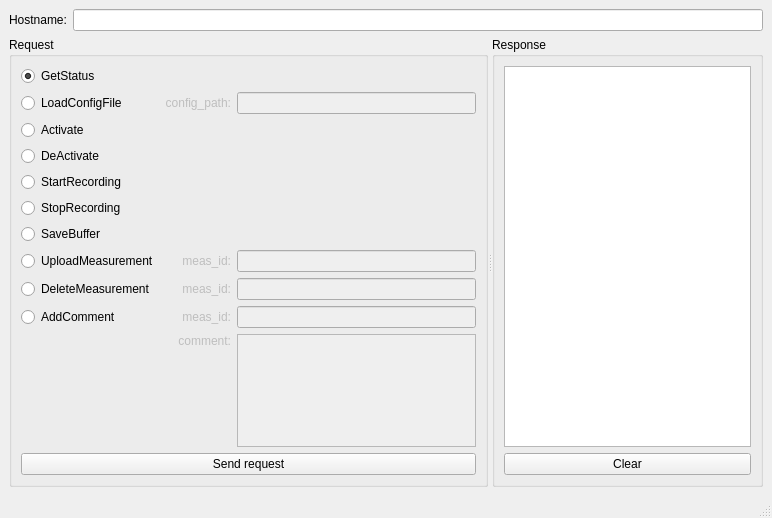
<?xml version="1.0" encoding="UTF-8"?>
<ui version="4.0">
 <class>RecServerServiceGui</class>
 <widget class="QMainWindow" name="RecServerServiceGui">
  <property name="geometry">
   <rect>
    <x>0</x>
    <y>0</y>
    <width>772</width>
    <height>518</height>
   </rect>
  </property>
  <property name="sizePolicy">
   <sizepolicy hsizetype="Preferred" vsizetype="Preferred">
    <horstretch>0</horstretch>
    <verstretch>0</verstretch>
   </sizepolicy>
  </property>
  <property name="windowIcon">
   <iconset>
    <normaloff>:/ecalplay/APP_ICON</normaloff>:/ecalplay/APP_ICON</iconset>
  </property>
  <property name="dockNestingEnabled">
   <bool>true</bool>
  </property>
  <widget class="QWidget" name="centralwidget">
   <layout class="QVBoxLayout" name="verticalLayout">
    <item>
     <layout class="QHBoxLayout" name="horizontalLayout">
      <item>
       <widget class="QLabel" name="label_2">
        <property name="text">
         <string>Hostname:</string>
        </property>
       </widget>
      </item>
      <item>
       <widget class="QLineEdit" name="hostname_lineedit"/>
      </item>
     </layout>
    </item>
    <item>
     <widget class="QSplitter" name="splitter">
      <property name="orientation">
       <enum>Qt::Horizontal</enum>
      </property>
      <widget class="QGroupBox" name="groupBox">
       <property name="title">
        <string>Request</string>
       </property>
       <layout class="QGridLayout" name="gridLayout">
        <item row="1" column="1">
         <widget class="QLabel" name="label">
          <property name="enabled">
           <bool>false</bool>
          </property>
          <property name="text">
           <string>config_path:</string>
          </property>
          <property name="alignment">
           <set>Qt::AlignRight|Qt::AlignTrailing|Qt::AlignVCenter</set>
          </property>
         </widget>
        </item>
        <item row="4" column="0">
         <widget class="QRadioButton" name="request_start_recording_radiobutton">
          <property name="text">
           <string>StartRecording</string>
          </property>
         </widget>
        </item>
        <item row="8" column="0">
         <widget class="QRadioButton" name="request_delete_measurement_radiobutton">
          <property name="text">
           <string>DeleteMeasurement</string>
          </property>
         </widget>
        </item>
        <item row="3" column="0">
         <widget class="QRadioButton" name="request_deactivate_radiobutton">
          <property name="text">
           <string>DeActivate</string>
          </property>
         </widget>
        </item>
        <item row="5" column="0">
         <widget class="QRadioButton" name="request_stop_recording_radiobutton">
          <property name="text">
           <string>StopRecording</string>
          </property>
         </widget>
        </item>
        <item row="7" column="0">
         <widget class="QRadioButton" name="request_upload_measurement_radiobutton">
          <property name="text">
           <string>UploadMeasurement</string>
          </property>
         </widget>
        </item>
        <item row="1" column="0">
         <widget class="QRadioButton" name="request_load_config_file_radiobutton">
          <property name="text">
           <string>LoadConfigFile</string>
          </property>
         </widget>
        </item>
        <item row="1" column="2">
         <widget class="QLineEdit" name="request_load_config_file_param_config_path_lineedit">
          <property name="enabled">
           <bool>false</bool>
          </property>
         </widget>
        </item>
        <item row="6" column="0">
         <widget class="QRadioButton" name="request_save_buffer_radiobutton">
          <property name="text">
           <string>SaveBuffer</string>
          </property>
         </widget>
        </item>
        <item row="7" column="1">
         <widget class="QLabel" name="label_3">
          <property name="enabled">
           <bool>false</bool>
          </property>
          <property name="text">
           <string>meas_id:</string>
          </property>
          <property name="alignment">
           <set>Qt::AlignRight|Qt::AlignTrailing|Qt::AlignVCenter</set>
          </property>
         </widget>
        </item>
        <item row="7" column="2">
         <widget class="QLineEdit" name="request_upload_measurement_param_meas_id_lineedit">
          <property name="enabled">
           <bool>false</bool>
          </property>
          <property name="inputMethodHints">
           <set>Qt::ImhDigitsOnly|Qt::ImhPreferNumbers</set>
          </property>
         </widget>
        </item>
        <item row="2" column="0">
         <widget class="QRadioButton" name="request_activate_radiobutton">
          <property name="text">
           <string>Activate</string>
          </property>
         </widget>
        </item>
        <item row="9" column="2">
         <widget class="QLineEdit" name="request_add_comment_param_meas_id_lineedit">
          <property name="enabled">
           <bool>false</bool>
          </property>
          <property name="inputMethodHints">
           <set>Qt::ImhDigitsOnly</set>
          </property>
         </widget>
        </item>
        <item row="8" column="1">
         <widget class="QLabel" name="label_6">
          <property name="enabled">
           <bool>false</bool>
          </property>
          <property name="text">
           <string>meas_id:</string>
          </property>
          <property name="alignment">
           <set>Qt::AlignRight|Qt::AlignTrailing|Qt::AlignVCenter</set>
          </property>
         </widget>
        </item>
        <item row="10" column="2">
         <widget class="QTextEdit" name="request_add_comment_param_comment_textedit">
          <property name="enabled">
           <bool>false</bool>
          </property>
         </widget>
        </item>
        <item row="9" column="0">
         <widget class="QRadioButton" name="request_add_comment_radiobutton">
          <property name="text">
           <string>AddComment</string>
          </property>
         </widget>
        </item>
        <item row="9" column="1">
         <widget class="QLabel" name="label_4">
          <property name="enabled">
           <bool>false</bool>
          </property>
          <property name="text">
           <string>meas_id:</string>
          </property>
          <property name="alignment">
           <set>Qt::AlignRight|Qt::AlignTrailing|Qt::AlignVCenter</set>
          </property>
         </widget>
        </item>
        <item row="11" column="0" colspan="3">
         <widget class="QPushButton" name="send_request_button">
          <property name="text">
           <string>Send request</string>
          </property>
         </widget>
        </item>
        <item row="8" column="2">
         <widget class="QLineEdit" name="request_delete_measurement_lineedit">
          <property name="enabled">
           <bool>false</bool>
          </property>
         </widget>
        </item>
        <item row="10" column="1">
         <widget class="QLabel" name="label_5">
          <property name="enabled">
           <bool>false</bool>
          </property>
          <property name="text">
           <string>comment:</string>
          </property>
          <property name="alignment">
           <set>Qt::AlignRight|Qt::AlignTop|Qt::AlignTrailing</set>
          </property>
         </widget>
        </item>
        <item row="0" column="0">
         <widget class="QRadioButton" name="request_get_status_radiobutton">
          <property name="text">
           <string>GetStatus</string>
          </property>
          <property name="checked">
           <bool>true</bool>
          </property>
         </widget>
        </item>
       </layout>
      </widget>
      <widget class="QGroupBox" name="groupBox_2">
       <property name="title">
        <string>Response</string>
       </property>
       <layout class="QVBoxLayout" name="verticalLayout_2">
        <item>
         <widget class="QTextEdit" name="response_texteedit">
          <property name="font">
           <font>
            <family>Courier New</family>
           </font>
          </property>
          <property name="readOnly">
           <bool>true</bool>
          </property>
         </widget>
        </item>
        <item>
         <widget class="QPushButton" name="response_clear_button">
          <property name="text">
           <string>Clear</string>
          </property>
         </widget>
        </item>
       </layout>
      </widget>
     </widget>
    </item>
   </layout>
  </widget>
  <widget class="QStatusBar" name="statusbar"/>
 </widget>
 <resources/>
 <connections>
  <connection>
   <sender>request_load_config_file_radiobutton</sender>
   <signal>toggled(bool)</signal>
   <receiver>label</receiver>
   <slot>setEnabled(bool)</slot>
   <hints>
    <hint type="sourcelabel">
     <x>126</x>
     <y>101</y>
    </hint>
    <hint type="destinationlabel">
     <x>202</x>
     <y>102</y>
    </hint>
   </hints>
  </connection>
  <connection>
   <sender>request_load_config_file_radiobutton</sender>
   <signal>toggled(bool)</signal>
   <receiver>request_load_config_file_param_config_path_lineedit</receiver>
   <slot>setEnabled(bool)</slot>
   <hints>
    <hint type="sourcelabel">
     <x>69</x>
     <y>101</y>
    </hint>
    <hint type="destinationlabel">
     <x>468</x>
     <y>102</y>
    </hint>
   </hints>
  </connection>
  <connection>
   <sender>request_upload_measurement_radiobutton</sender>
   <signal>toggled(bool)</signal>
   <receiver>label_3</receiver>
   <slot>setEnabled(bool)</slot>
   <hints>
    <hint type="sourcelabel">
     <x>135</x>
     <y>247</y>
    </hint>
    <hint type="destinationlabel">
     <x>202</x>
     <y>248</y>
    </hint>
   </hints>
  </connection>
  <connection>
   <sender>request_upload_measurement_radiobutton</sender>
   <signal>toggled(bool)</signal>
   <receiver>request_upload_measurement_param_meas_id_lineedit</receiver>
   <slot>setEnabled(bool)</slot>
   <hints>
    <hint type="sourcelabel">
     <x>73</x>
     <y>247</y>
    </hint>
    <hint type="destinationlabel">
     <x>458</x>
     <y>248</y>
    </hint>
   </hints>
  </connection>
  <connection>
   <sender>request_add_comment_radiobutton</sender>
   <signal>toggled(bool)</signal>
   <receiver>label_4</receiver>
   <slot>setEnabled(bool)</slot>
   <hints>
    <hint type="sourcelabel">
     <x>112</x>
     <y>299</y>
    </hint>
    <hint type="destinationlabel">
     <x>202</x>
     <y>300</y>
    </hint>
   </hints>
  </connection>
  <connection>
   <sender>request_add_comment_radiobutton</sender>
   <signal>toggled(bool)</signal>
   <receiver>request_add_comment_param_meas_id_lineedit</receiver>
   <slot>setEnabled(bool)</slot>
   <hints>
    <hint type="sourcelabel">
     <x>84</x>
     <y>299</y>
    </hint>
    <hint type="destinationlabel">
     <x>468</x>
     <y>300</y>
    </hint>
   </hints>
  </connection>
  <connection>
   <sender>request_add_comment_radiobutton</sender>
   <signal>toggled(bool)</signal>
   <receiver>label_5</receiver>
   <slot>setEnabled(bool)</slot>
   <hints>
    <hint type="sourcelabel">
     <x>91</x>
     <y>299</y>
    </hint>
    <hint type="destinationlabel">
     <x>196</x>
     <y>324</y>
    </hint>
   </hints>
  </connection>
  <connection>
   <sender>request_add_comment_radiobutton</sender>
   <signal>toggled(bool)</signal>
   <receiver>request_add_comment_param_comment_textedit</receiver>
   <slot>setEnabled(bool)</slot>
   <hints>
    <hint type="sourcelabel">
     <x>100</x>
     <y>299</y>
    </hint>
    <hint type="destinationlabel">
     <x>275</x>
     <y>324</y>
    </hint>
   </hints>
  </connection>
  <connection>
   <sender>request_delete_measurement_radiobutton</sender>
   <signal>toggled(bool)</signal>
   <receiver>label_6</receiver>
   <slot>setEnabled(bool)</slot>
   <hints>
    <hint type="sourcelabel">
     <x>135</x>
     <y>273</y>
    </hint>
    <hint type="destinationlabel">
     <x>202</x>
     <y>274</y>
    </hint>
   </hints>
  </connection>
  <connection>
   <sender>request_delete_measurement_radiobutton</sender>
   <signal>toggled(bool)</signal>
   <receiver>request_delete_measurement_lineedit</receiver>
   <slot>setEnabled(bool)</slot>
   <hints>
    <hint type="sourcelabel">
     <x>57</x>
     <y>273</y>
    </hint>
    <hint type="destinationlabel">
     <x>468</x>
     <y>274</y>
    </hint>
   </hints>
  </connection>
 </connections>
</ui>
